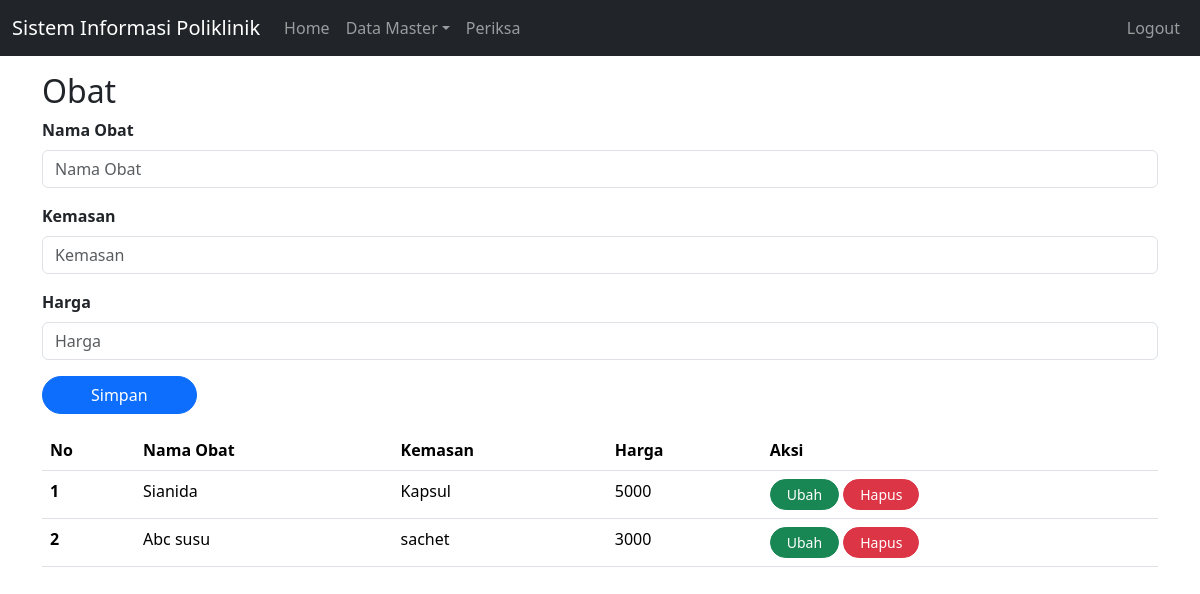
Page /index.php?page=obat (signed in) on the committed database.
### tables this page shows
CREATE TABLE `obat` (
  `id` int(11) NOT NULL,
  `nama_obat` varbinary(50) NOT NULL,
  `kemasan` varchar(35) NOT NULL,
  `harga` int(11) NOT NULL
);

### obat.php (the view, shortened to what this page needs)
<?php
include 'koneksi.php';
if(isset($_SESSION['username'])) {
    ?>
    <form action="" method="POST">
    <div class="mb-3">
        <label for="nama" class="form-label fw-bold">Nama Obat</label>
        <input type="text" class="form-control" id="nama_obat" name="nama_obat" placeholder="Nama Obat">
    </div>
    <div class="mb-3">
        <label for="alamat" class="form-label fw-bold">Kemasan</label>
        <input type="text" class="form-control" id="kemasan" name="kemasan" placeholder="Kemasan">
    </div>
    <div class="mb-3">
        <label for="no_hp" class="form-label fw-bold">Harga</label>
        <input type="text" class="form-control" id="harga" name="harga" placeholder="Harga">
    </div>
    <button class="btn btn-primary px-5 rounded-pill" type="submit" name="submit">Simpan</button>
    </form>
    <?php
    $showSql = "SELECT * FROM obat";
    $showHasil = $conn->query($showSql);
    if($showHasil->num_rows > 0){
        $no = 1;
        ?>
        <table class="table mt-3">
        <thead>
            <tr>
            <th scope="col">No</th>
            <th scope="col">Nama Obat</th>
            <th scope="col">Kemasan</th>
            <th scope="col">Harga</th>
            <th scope="col">Aksi</th>
            </tr>
        </thead>
        <tbody>
        <?php
        while($row = $showHasil->fetch_assoc()){
        ?>
            <tr>
            <th scope="row"><?php echo $no ?></th>
            <td><?php echo $row['nama_obat']?></td>
            <td><?php echo $row['kemasan']?></td>
            <td><?php echo $row['harga']?></td>
            <td>
                <a href="index.php?page=obatEdit&id=<?php echo $row["id"]?>" class="btn btn-success btn-sm rounded-pill px-3">Ubah</a>
                <form action="" method="POST" style="display: inline-block">
                    <button type="submit" class="btn btn-danger btn-sm rounded-pill px-3" name="hapus">Hapus</button>
                </form>
            </td>
            </tr>
        <?php
        $no++;
        }
        ?>
        </tbody>
        </table>
    <?php
    } else {
        echo "Tidak Ada Data";
    }
} else {
    header("location: index.php?page=loginUser");
}
?>

### rows in the picture
obat: nama_obat "Sianida", kemasan "Kapsul", harga "5000"
obat: nama_obat "Abc susu", kemasan "sachet", harga "3000"

### other values in the picture
$_GET['page'] "Obat"
